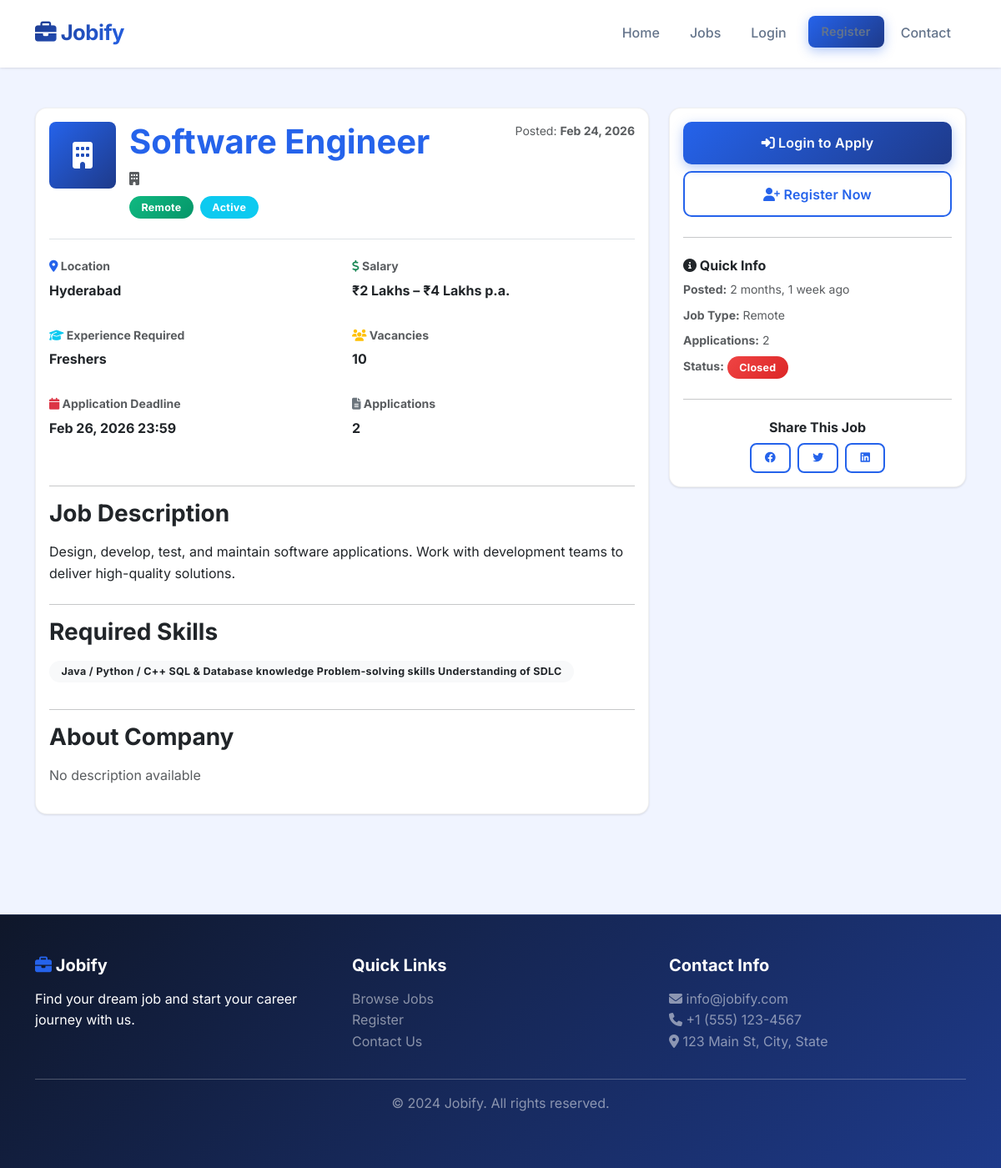
Screenshot of /jobs/3/ with the database file from the repository.
### jobs/models.py (models this page shows, shortened)
class Job(models.Model):
    JOB_TYPE_CHOICES = (
        ('full_time', 'Full-time'),
        ('part_time', 'Part-time'),
        ('internship', 'Internship'),
        ('remote', 'Remote'),
        ('contract', 'Contract'),
    )
    employer = models.ForeignKey(
        CustomUser,
        on_delete=models.CASCADE,
        related_name='posted_jobs',
        limit_choices_to={'role': 'employer'}
    )
    title = models.CharField(max_length=200)
    description = models.TextField()
    required_skills = models.TextField(
        help_text="Enter skills separated by commas"
    )
    salary_min = models.DecimalField(
        max_digits=10,
        decimal_places=2,
        null=True,
        blank=True
    )
    salary_max = models.DecimalField(
        max_digits=10,
        decimal_places=2,
        null=True,
        blank=True
    )
    location = models.CharField(max_length=200)
    job_type = models.CharField(
        max_length=20,
        choices=JOB_TYPE_CHOICES,
        default='full_time'
    )
    experience_required = models.CharField(
        max_length=100,
        help_text="e.g., '2 years', 'Entry-level'"
    )
    application_deadline = models.DateTimeField()
    vacancies = models.IntegerField(default=1)
    is_active = models.BooleanField(default=True)
    created_at = models.DateTimeField(auto_now_add=True)
    updated_at = models.DateTimeField(auto_now=True)
    class Meta:
        db_table = 'job'
        ordering = ['-created_at']
        indexes = [
            models.Index(fields=['-created_at']),
            models.Index(fields=['is_active', '-created_at']),
        ]
    @property
    def salary_range(self):
        def format_amount(amount, is_stipend=False):
            amount = float(amount)
            if amount < 100000:
                formatted = f"{amount / 1000:g}k"
            else:
                formatted = f"{amount / 100000:g} Lakhs"
            return f"₹{formatted}"
        is_internship = self.job_type == 'internship'
        suffix = "/month (stipend)" if is_internship else " p.a."
        if self.salary_min and self.salary_max:
            return f"{format_amount(self.salary_min, is_internship)} – {format_amount(self.salary_max, is_internship)}{suffix}"
        elif self.salary_min:
            return f"{format_amount(self.salary_min, is_internship)}+{suffix}"
        elif self.salary_max:
            return f"Up to {format_amount(self.salary_max, is_internship)}{suffix}"
        return "Stipend on request" if is_internship else "Salary on request"
    @property
    def is_deadline_passed(self):
        return timezone.now() > self.application_deadline
    def get_required_skills_list(self):
        if self.required_skills:
            return [skill.strip() for skill in self.required_skills.split(',')]
        return []

### jobs/views.py (the view, shortened to what this page needs)
# urls.py: path('jobs/<int:pk>/', views.job_detail, name='job_detail'),
def job_detail(request, pk):
    job = get_object_or_404(
        Job.objects.select_related('employer'),
        pk=pk,
        is_active=True
    )
    user_applied = False
    required_skills = job.get_required_skills_list()
    context = {
        'job': job,
        'required_skills': required_skills,
        'user_applied': user_applied,
    }
    return render(request, 'jobs/job_detail.html', context)

### jobs/templates/jobs/job_detail.html (shortened to what this page needs)
{% extends 'jobs/base.html' %}
{% load static %}
{% load humanize %}
{% block content %}
<section class="job-detail-section py-5">
    <div class="container">
        <div class="row">
            <div class="col-lg-8 mb-4 mb-lg-0">
                <div class="card border-0 shadow-sm mb-4">
                    <div class="card-body">
                        <div class="d-flex gap-3 mb-4 pb-4 border-bottom">
                            {% if job.employer.employerprofile.company_logo %}
                            <img src="{{ job.employer.employerprofile.company_logo.url }}" alt="Company" class="rounded"
                                style="width: 80px; height: 80px; object-fit: cover;">
                            {% else %}
                            <div class="bg-primary text-white rounded d-flex align-items-center justify-content-center"
                                style="width: 80px; height: 80px;">
                                <i class="fas fa-building fa-2x"></i>
                            </div>
                            {% endif %}
                            <div class="flex-grow-1">
                                <h1 class="fw-bold text-primary mb-2">{{ job.title }}</h1>
                                <p class="text-muted mb-2">
                                    <i class="fas fa-building"></i>
                                </p>
                                <div class="d-flex gap-2 flex-wrap">
                                    <span class="badge bg-success">{{ job.get_job_type_display }}</span>
                                    <span class="badge bg-info">{{ job.status|default:"Active" }}</span>
                                </div>
                            </div>
                            <div class="text-md-end">
                                <p class="text-muted small">
                                    Posted: <strong>{{ job.created_at|date:"M d, Y" }}</strong>
                                </p>
                            </div>
                        </div>
                        <div class="row mb-4">
                            <div class="col-md-6 mb-3">
                                <h6 class="text-muted small fw-bold">
                                    <i class="fas fa-map-marker-alt text-primary"></i> Location
                                </h6>
                                <p class="fw-bold">{{ job.location }}</p>
                            </div>
                            <div class="col-md-6 mb-3">
                                <h6 class="text-muted small fw-bold">
                                    <i class="fas fa-dollar-sign text-success"></i> Salary
                                </h6>
                                <p class="fw-bold">{{ job.salary_range }}</p>
                            </div>
                            <div class="col-md-6 mb-3">
                                <h6 class="text-muted small fw-bold">
                                    <i class="fas fa-graduation-cap text-info"></i> Experience Required
                                </h6>
                                <p class="fw-bold">{{ job.experience_required }}</p>
                            </div>
                            <div class="col-md-6 mb-3">
                                <h6 class="text-muted small fw-bold">
                                    <i class="fas fa-users text-warning"></i> Vacancies
                                </h6>
                                <p class="fw-bold">{{ job.vacancies }}</p>
                            </div>
                            <div class="col-md-6 mb-3">
                                <h6 class="text-muted small fw-bold">
                                    <i class="fas fa-calendar text-danger"></i> Application Deadline
                                </h6>
                                <p class="fw-bold">{{ job.application_deadline|date:"M d, Y H:i" }}</p>
                            </div>
                            <div class="col-md-6 mb-3">
                                <h6 class="text-muted small fw-bold">
                                    <i class="fas fa-file-alt text-secondary"></i> Applications
                                </h6>
                                <p class="fw-bold">{{ job.applications.count }}</p>
                            </div>
                        </div>
                        <hr>
                        <h3 class="fw-bold mb-3">Job Description</h3>
                        <div class="job-description mb-4">
                            {{ job.description|linebreaks }}
                        </div>
                        <hr>
                        <h3 class="fw-bold mb-3">Required Skills</h3>
                        <div class="mb-4">
                            {% for skill in required_skills %}
                            <span class="badge bg-light text-dark me-2 mb-2">{{ skill }}</span>
                            {% endfor %}
                        </div>
                        <hr>
                        <h3 class="fw-bold mb-3">About Company</h3>
                        <p class="text-muted">
                            {{ job.employer.employerprofile.company_description|default:"No description available" }}
                        </p>
                    </div>
                </div>
            </div>
            <div class="col-lg-4">
                <div class="card border-0 shadow-sm sticky-top" style="top: 20px;">
                    <div class="card-body">
                        {% if user.is_authenticated %}
                        {% if user.role == 'job_seeker' %}
                        {% if not user_applied and not job.is_deadline_passed %}
                        <a href="{% url 'apply_job' job.pk %}" class="btn btn-primary btn-lg w-100 mb-3">
                            <i class="fas fa-paper-plane"></i> Apply Now
                        </a>
                        {% elif user_applied %}
                        <div class="alert alert-success mb-3" role="alert">
                            <i class="fas fa-check-circle"></i> You have already applied for this job
                        </div>
                        {% elif job.is_deadline_passed %}
                        <div class="alert alert-danger mb-3" role="alert">
                            <i class="fas fa-times-circle"></i> Application deadline has passed
                        </div>
                        {% endif %}
                        {% elif user.role == 'employer' %}
                        {% if job.employer == user %}
                        <a href="{% url 'job_applicants' job.pk %}" class="btn btn-info btn-lg w-100 mb-2">
                            <i class="fas fa-users"></i> View Applicants ({{ job.applications.count }})
                        </a>
                        <a href="{% url 'edit_job' job.pk %}" class="btn btn-warning btn-lg w-100 mb-2">
                            <i class="fas fa-edit"></i> Edit Job
                        </a>
                        <a href="{% url 'delete_job' job.pk %}" class="btn btn-danger btn-lg w-100">
                            <i class="fas fa-trash"></i> Delete Job
                        </a>
                        {% else %}
                        <p class="text-muted text-center">This is not your job posting</p>
                        {% endif %}
                        {% endif %}
                        {% else %}
                        <a href="{% url 'login' %}" class="btn btn-primary btn-lg w-100 mb-2">
                            <i class="fas fa-sign-in-alt"></i> Login to Apply
                        </a>
                        <a href="{% url 'job_seeker_register' %}" class="btn btn-outline-primary btn-lg w-100">
                            <i class="fas fa-user-plus"></i> Register Now
                        </a>
                        {% endif %}
                        <hr class="my-4">
                        <div class="mb-3">
                            <h6 class="fw-bold mb-2">
                                <i class="fas fa-info-circle"></i> Quick Info
                            </h6>
                            <ul class="list-unstyled small text-muted">
                                <li class="mb-2">
                                    <strong>Posted:</strong> {{ job.created_at|naturaltime }}
                                </li>
                                <li class="mb-2">
                                    <strong>Job Type:</strong> {{ job.get_job_type_display }}
                                </li>
                                <li class="mb-2">
                                    <strong>Applications:</strong> {{ job.applications.count }}
                                </li>
                                <li>
                                    <strong>Status:</strong>
                                    {% if job.is_deadline_passed %}
                                    <span class="badge bg-danger">Closed</span>
                                    {% elif job.is_active %}
                                    <span class="badge bg-success">Open</span>
                                    {% else %}
                                    <span class="badge bg-secondary">Inactive</span>
                                    {% endif %}
                                </li>
                            </ul>
                        </div>
                        <hr class="my-4">
                        <div class="text-center">
                            <h6 class="fw-bold mb-2">Share This Job</h6>
                            <div class="d-flex gap-2 justify-content-center">
                                <a href="https://www.facebook.com/share.php?u={{ request.build_absolute_uri }}"
                                    target="_blank" class="btn btn-sm btn-outline-primary" title="Share on Facebook">
                                    <i class="fab fa-facebook"></i>
                                </a>
                                <a href="https://twitter.com/intent/tweet?url={{ request.build_absolute_uri }}&text={{ job.title|urlencode }}"
                                    target="_blank" class="btn btn-sm btn-outline-primary" title="Share on Twitter">
                                    <i class="fab fa-twitter"></i>
                                </a>
                                <a href="https://www.linkedin.com/sharing/share-offsite/?url={{ request.build_absolute_uri }}"
                                    target="_blank" class="btn btn-sm btn-outline-primary" title="Share on LinkedIn">
                                    <i class="fab fa-linkedin"></i>
                                </a>
                            </div>
                        </div>
                    </div>
                </div>
            </div>
        </div>
    </div>
</section>
{% endblock %}

### rows the page displays
Job: title "Software Engineer", job_type "Remote", created_at "Feb 24, 2026", location "Hyderabad", salary_range "₹2 Lakhs – ₹4 Lakhs p.a.", experience_required "Freshers", vacancies "10", application_deadline "Feb 26, 2026 23:59", applications.count "2", description "Design, develop, test, and maintain software applications. Work with development teams to deliver high-quality solutions.", required_skills "Java / Python / C++ SQL & Database knowledge Problem-solving skills Understanding of SDLC", employer.employerprofile.company_description "No description available", created_at "2 months, 1 week ago"

### other values shown
{{ job.status|default:"Active" }} "Active"
